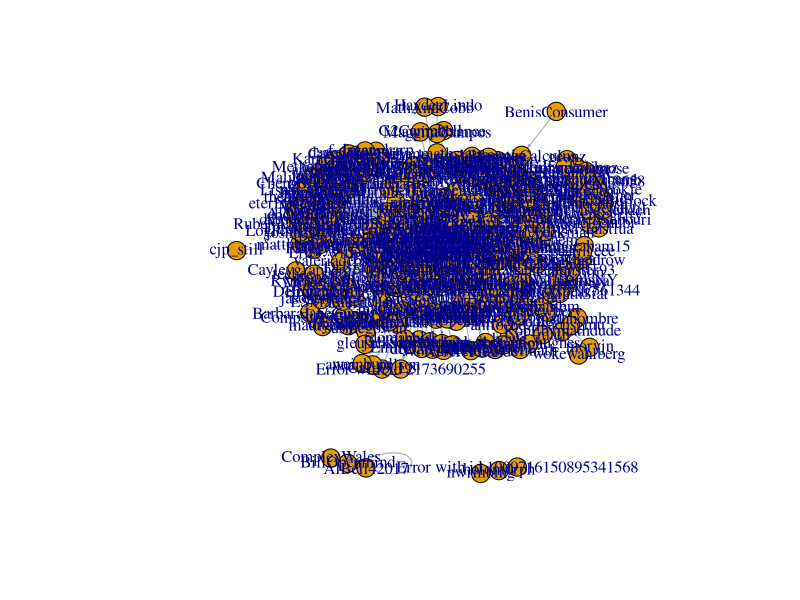
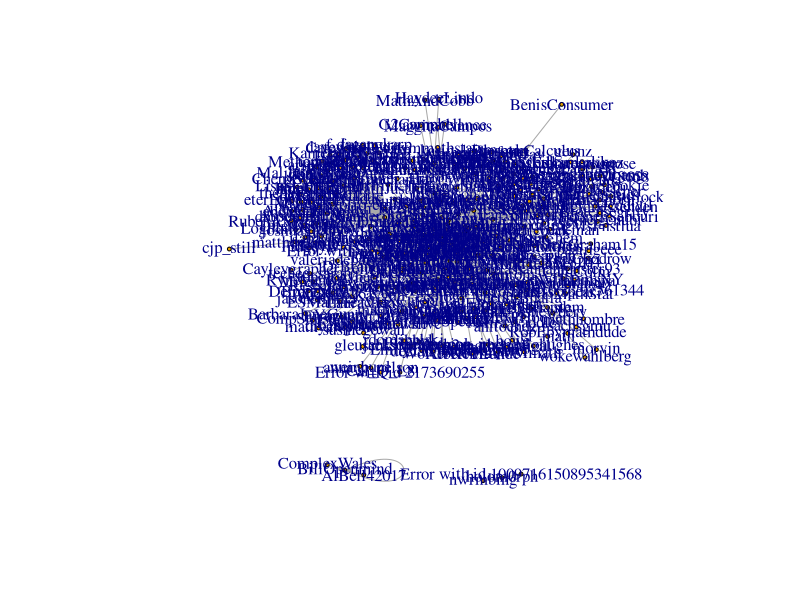

R code for these plots, in order: (Note: this script raises an error after producing the figures.)
## ---- chunk 1
# load igraph
library(igraph)
## ---- chunk 2
#read file in as members
mt_edgelist <- read.csv("../data cleaning/people-edge-list.csv")
View(mt_edgelist)
head(mt_edgelist)
## ---- chunk 3
#create a matrix, just of CRSE and FAC1
send_interact <- cbind(Sender = mt_edgelist$Sender,Interactor = mt_edgelist$Receiver)

# check it out
head(send_interact)
dim(send_interact)
## ---- chunk 4
# make a graph object
mathpeeps.g <- graph.edgelist(send_interact, directed = TRUE)
## ---- chunk 5
#plot features
la <- layout_with_fr(mathpeeps.g)
e.wt <- edge_attr(mathpeeps.g, "weight")

#plot group network
plot(mathpeeps.g, layout=la, vertex.size=10,edge.width=e.wt,vertex.label=V(mathpeeps.g)$name, edge.arrow.size = .2)
## ---- chunk 6
png("people.png", width = 465, height = 225, units='mm', res = 300)
plot(mathpeeps.g, layout=la, vertex.size=2,edge.width=e.wt,vertex.label=V(mathpeeps.g)$name, edge.arrow.size = .2)
dev.off()
## ---- chunk 7
#Betweenness of top 10 in order
btwn.fac <- betweenness(fac.g)
names(btwn.fac) <- V(fac.g)$name
ind <- order(-btwn.fac)
btwn.fac[ind][1:10]

#eigenvector centrality of top 10
cent.eig <- evcent(fac.g)
names(cent.eig$vector) <- V(fac.g)$name
ind <- order(-cent.eig$vector)
cent.eig$vector[ind][1:10]

